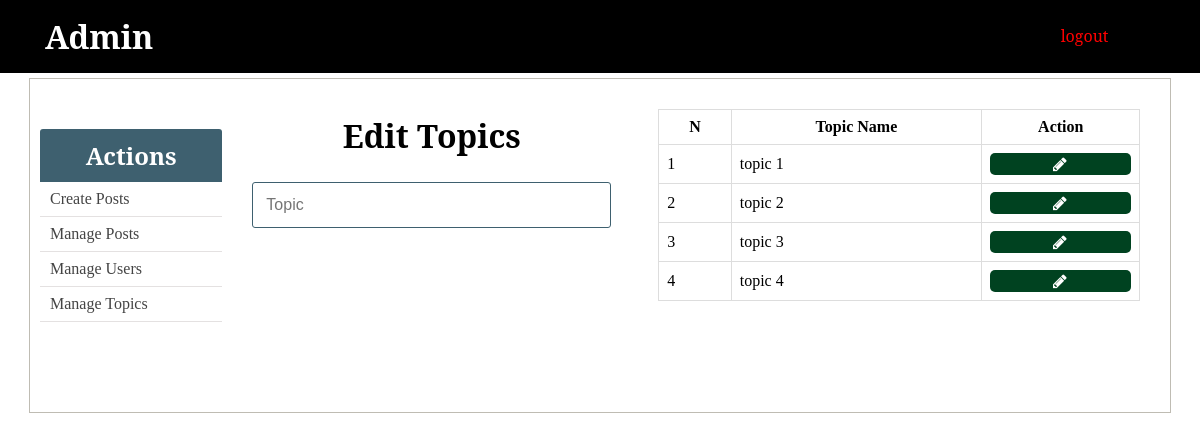
The page /admin/topics.php on the database its author committed.
### tables this page shows
CREATE TABLE `topics` (
  `id` int(11) NOT NULL,
  `name` varchar(255) NOT NULL,
  `slug` varchar(255) NOT NULL
);

### admin/includes/admin_functions.php (called while the page is built, shortened)
<?php
$topic_name = "";
function getAllTopics() {
	global $conn;
	$sql = "SELECT * FROM topics";
	$result = mysqli_query($conn, $sql);
	$topics = mysqli_fetch_all($result, MYSQLI_ASSOC);
	return $topics;
}
?>

### admin/topics.php (the view, shortened to what this page needs)
<?php  include('../config.php'); ?>
<?php  include(ROOT_PATH . '/admin/includes/admin_functions.php'); ?>
<?php include(ROOT_PATH . '/admin/includes/head_section.php'); ?>
<?php $topics = getAllTopics();	?>
</head>
<body>
	<?php include(ROOT_PATH . '/admin/includes/navbar.php') ?>
	<div class="container content">
		<?php include(ROOT_PATH . '/admin/includes/menu.php') ?>
		<div class="action">
			<h1 class="page-title">Edit Topics</h1>
			<form method="post" action="<?php echo BASE_URL . 'admin/topics.php'; ?>" >
				<input type="text" name="topic_name" value="<?php echo $topic_name; ?>" placeholder="Topic">
			</form>
		</div>
		<div class="table-div">
			<?php if (empty($topics)): ?>
				<h1>No topics in the database.</h1>
			<?php else: ?>
				<table class="table">
					<thead>
						<th>N</th>
						<th>Topic Name</th>
						<th colspan="2">Action</th>
					</thead>
					<tbody>
					<?php foreach ($topics as $key => $topic): ?>
						<tr>
							<td><?php echo $key + 1; ?></td>
							<td><?php echo $topic['name']; ?></td>
							<td>
								<a class="fa fa-pencil btn edit"
									href="topics.php?edit-topic=<?php echo $topic['id'] ?>">
								</a>
							</td>
						</tr>
					<?php endforeach ?>
					</tbody>
				</table>
			<?php endif ?>
		</div>
	</div>
</body>
</html>

### static/css/admin_styling.css (style rules this page uses)
* { margin: 0px; padding: 0px; }
a { text-decoration: none; }
h1, h2, h3, h4, h5, h6 { font-family: 'Noto Serif', serif; }
form { width: 60%; margin: 5px auto; padding-bottom: 50px; }
form input[type=file], input[type=email], input[type=password], input[type=text], form select, form textarea { width: 100%; display: block; padding: 13px 13px; font-size: 1em; margin: 5px auto 10px; border-radius: 3px; box-sizing : border-box; background: transparent; border: 1px solid #3E606F; }
table { border-collapse: collapse; width: 70%; margin: 20px auto; }
th, td { padding: 8px; text-align: left; border: 1px solid #ddd; }
th { text-align: center; }
.btn { color: white; background: #4E6166; text-align: center; border: none; border-radius: 5px; display: block; letter-spacing: .1em; padding: 13px 20px; text-decoration: none; }
.container { width: 95%; margin: 5px auto 50px; border: 1px solid #BFBCB3; padding: 10px 0px 50px; }
.container:after { content: ""; display: block; clear: both; }
.container.content .action { width: 35%; float: left; text-align: center; }
.container.content .action form { width: 90%; }
.container.content .action .page-title { margin: 25px; }
.table-div { float: left; width: 47%; }
.table-div table { width: 90%; }
.table-div a.fa { color: white; padding: 3px; }
.table-div .edit { background: #004220; }

### rows shown on the page
topics: name "topic 1"
topics: name "topic 2"
topics: name "topic 3"
topics: name "topic 4"
